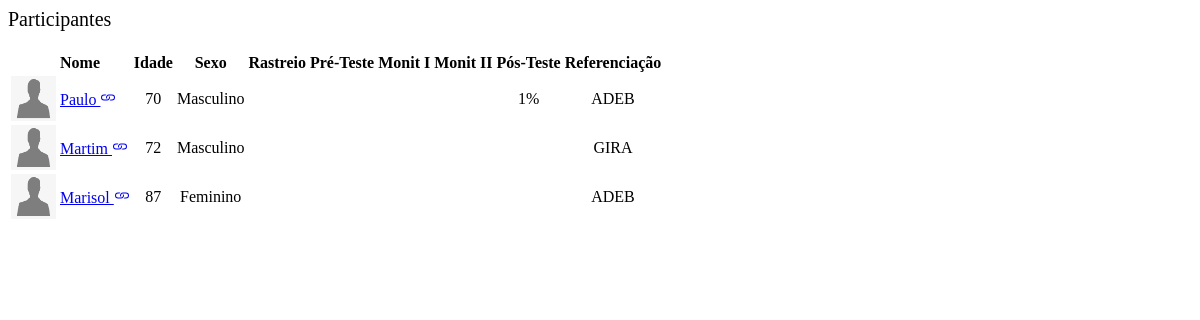
The page /protocolo/participants (signed in) on the database as committed earlier.
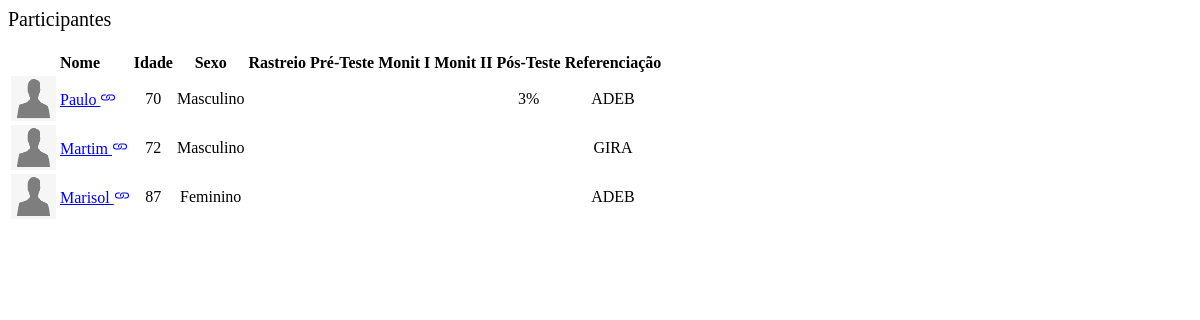
The same page on the database as committed later.
### protocolo/models.py (models this page shows, shortened)
class Resolution(models.Model):
    patient = models.ForeignKey(Participante,
                                on_delete=models.CASCADE, default=None, blank=True, null=True)
    part = models.ForeignKey('Part', on_delete=models.CASCADE)
    date = models.DateTimeField(default=timezone.now)
    doctor = models.ForeignKey(settings.AUTH_USER_MODEL,
                                on_delete=models.CASCADE, default=None, blank=True, null=True)
    statistics = models.JSONField(blank=True, default=dict)

### protocolo/views.py (the view)
# urls.py: path('participants', views.participants_view, name="participants"),
@login_required(login_url='login')
def participants_view(request):
    doctor = request.user
    participants = Participante.objects.filter(avaliador=doctor)
    resolutions = Resolution.objects.filter(doctor=doctor)
    context = {'participants': participants,
               'resolutions': resolutions}
    return render(request, 'protocolo/participants.html', context)

### protocolo/templates/protocolo/participants.html (shortened to what the changed rows need)
{% load static %}
<div id="wrapper">
    <div class="d-flex flex-column" id="content-wrapper">
        <div id="content">
            <div class="container-fluid">
                <div class="card shadow">
                    <div class="card-body">
                        <div class="table-responsive">
                            <table class="table">
                                <thead>
                                <tr>
                                    <th style="text-align: left;"></th>
                                    <th style="text-align: left;">Nome</th>
                                    <th style="text-align: center;">Idade</th>
                                    <th style="text-align: center;">Sexo</th>
                                    <th style="text-align: center;">Rastreio</th>
                                    <th style="text-align: center;">Pré-Teste</th>
                                    <th style="text-align: center;">Monit I</th>
                                    <th style="text-align: center;">Monit II</th>
                                    <th style="text-align: center;">Pós-Teste</th>
                                    <th style="text-align: center;">Referenciação</th>
                                </tr>
                                </thead>
                                <tbody>
                                {% for p in participants %}
                                    <tr>
                                        <td style="text-align: center">
                                            <img class="rounded-circle img-fluid d-xl-flex justify-content-center align-items-center align-content-center align-self-center justify-content-xl-center align-items-xl-center"
                                                 src="{% static 'protocolo/img/placeholder-avatar.png' %}" width="45px"
                                                 height="45px" style="margin-left: auto;margin-right: auto;display: block;">
                                        </td>
                                        <td><a href="#" class="jq-btn no-decor"
                                               data-href="{% url 'participant' p.id %}">
                                            {{ p.nome }}
                                        </a></td>
                                        <td style="text-align: center;">{{ p.idade }}</td>
                                        <td style="text-align: center;">{{ p.sexo }}</td>
                                        <td style="text-align: center;">
                                        </td>
                                        <td style="text-align: center;">
                                        </td>
                                        <td style="text-align: center;">
                                        </td>
                                        <td style="text-align: center;">
                                        </td>
                                        <td style="text-align: center;">
                                            {% for r in resolutions %}
                                                {% if r.doctor == request.user and r.patient == p and r.part.name == 'Pós-Teste' %}
                                                    {% if r.statistics.total_percentage == 100 %}
                                                        <i class="fa fa-check" style="color: var(--bs-blue);"></i>
                                                    {% elif r.statistics.total_percentage > 0 %}
                                                        {{ r.statistics.total_percentage }}%
                                                    {% endif %}
                                                {% endif %}
                                            {% endfor %}
                                        </td>
                                        <td style="text-align: center">{{ p.referenciacao.reference }}</td>
                                    </tr>
                                {% empty %}
                                    Não tem Participantes associados.
                                {% endfor %}
                                </tbody>
                            </table>
                        </div>
                    </div>
                </div>
            </div>
        </div>
    </div>

Rows that differ between the two databases and show on the page:
changed Resolution: statistics.total_percentage "1" → "3"
